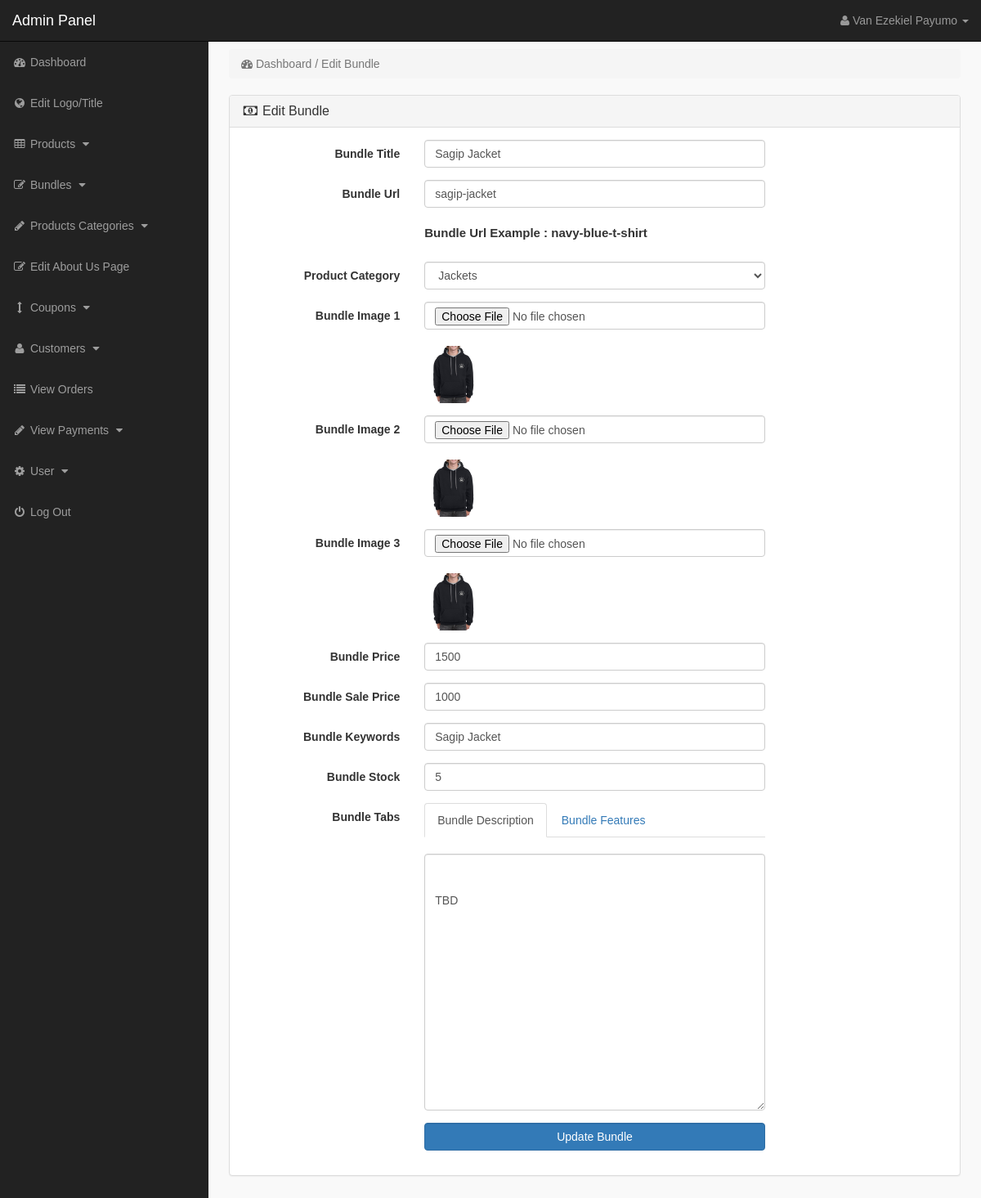
The app's page /admin_area/index.php?edit_bundle=1 (signed in) with its own data.
### tables this page shows
CREATE TABLE `products` (
  `product_id` int(10) NOT NULL,
  `p_cat_id` int(10) NOT NULL,
  `cat_id` int(10) NOT NULL,
  `manufacturer_id` int(10) NOT NULL,
  `date` timestamp NOT NULL DEFAULT current_timestamp() ON UPDATE current_timestamp(),
  `product_title` text NOT NULL,
  `product_url` text NOT NULL,
  `product_img1` text NOT NULL,
  `product_img2` text NOT NULL,
  `product_img3` text NOT NULL,
  `product_price` int(10) NOT NULL,
  `product_psp_price` int(100) NOT NULL,
  `product_desc` text NOT NULL,
  `product_features` text NOT NULL,
  `product_stock` int(11) NOT NULL,
  `product_keywords` text NOT NULL,
  `product_label` text NOT NULL,
  `status` varchar(255) NOT NULL
);

CREATE TABLE `product_categories` (
  `p_cat_id` int(10) NOT NULL,
  `p_cat_title` text NOT NULL,
  `p_cat_image` text NOT NULL
);

### admin_area/edit_bundle.php (the view, shortened to what this page needs)
<?php
if (!isset($_SESSION['admin_email'])) {
    echo "<script>window.open('login.php','_self')</script>";
} else {
    ?>
<?php
    if (isset($_GET['edit_bundle'])) {
        $edit_id = $_GET['edit_bundle'];
        $get_p = "select * from products where product_id='$edit_id'";
        $run_edit = mysqli_query($con, $get_p);
        $row_edit = mysqli_fetch_array($run_edit);
        $p_title = $row_edit['product_title'];
        $p_cat = $row_edit['p_cat_id'];
        $p_image1 = $row_edit['product_img1'];
        $p_image2 = $row_edit['product_img2'];
        $p_image3 = $row_edit['product_img3'];
        $p_price = $row_edit['product_price'];
        $p_desc = $row_edit['product_desc'];
        $p_keywords = $row_edit['product_keywords'];
        $psp_price = $row_edit['product_psp_price'];
        $p_url = $row_edit['product_url'];
        $p_stock = $row_edit['product_stock'];
        if ($p_stock < 0) {
            $p_stock = 0;
        } else { $p_stock = $p_stock;}
    }
    $get_p_cat = "select * from product_categories where p_cat_id='$p_cat'";
    $run_p_cat = mysqli_query($con, $get_p_cat);
    $row_p_cat = mysqli_fetch_array($run_p_cat);
    $p_cat_title = $row_p_cat['p_cat_title'];
    ?>
<!DOCTYPE html>
<html>
<head>
</head>
<body>
<div class="row">
<div class="col-lg-12">
<ol class="breadcrumb">
<li class="active">
<i class="fa fa-dashboard"> </i> Dashboard / Edit Bundle
</li>
</ol>
</div>
</div>
<div class="row">
<div class="col-lg-12">
<div class="panel panel-default">
<div class="panel-heading">
<h3 class="panel-title">
<i class="fa fa-money fa-fw"></i> Edit Bundle
</h3>
</div>
<div class="panel-body">
<form class="form-horizontal" method="post" enctype="multipart/form-data">
<div class="form-group" >
<label class="col-md-3 control-label" > Bundle Title </label>
<div class="col-md-6" >
<input type="text" name="product_title" class="form-control" required value="<?php echo $p_title; ?>">
</div>
</div>
<div class="form-group" >
<label class="col-md-3 control-label" > Bundle Url </label>
<div class="col-md-6" >
<input type="text" name="product_url" class="form-control" required value="<?php echo $p_url; ?>" >
<br>
<p style="font-size:15px; font-weight:bold;">
Bundle Url Example : navy-blue-t-shirt
</p>
</div>
</div>
<div class="form-group" >
<label class="col-md-3 control-label" > Product Category </label>
<div class="col-md-6" >
<select name="product_cat" class="form-control" >
<option value="<?php echo $p_cat; ?>" > <?php echo $p_cat_title; ?> </option>
</select>
</div>
</div>
<div class="form-group" >
<label class="col-md-3 control-label" > Bundle Image 1 </label>
<div class="col-md-6" >
<input type="file" name="product_img1" class="form-control" >
<br><img src="product_images/<?php echo $p_image1; ?>" width="70" height="70" >
</div>
</div>
<div class="form-group" >
<label class="col-md-3 control-label" > Bundle Image 2 </label>
<div class="col-md-6" >
<input type="file" name="product_img2" class="form-control" >
<br><img src="product_images/<?php echo $p_image2; ?>" width="70" height="70" >
</div>
</div>
<div class="form-group" >
<label class="col-md-3 control-label" > Bundle Image 3 </label>
<div class="col-md-6" >
<input type="file" name="product_img3" class="form-control" >
<br><img src="product_images/<?php echo $p_image3; ?>" width="70" height="70" >
</div>
</div>
<div class="form-group" >
<label class="col-md-3 control-label" > Bundle Price </label>
<div class="col-md-6" >
<input type="text" name="product_price" class="form-control" required value="<?php echo $p_price; ?>" >
</div>
</div>
<div class="form-group" >
<label class="col-md-3 control-label" > Bundle Sale Price </label>
<div class="col-md-6" >
<input type="text" name="psp_price" class="form-control" required value="<?php echo $psp_price; ?>">
</div>
</div>
<div class="form-group" >
<label class="col-md-3 control-label" > Bundle Keywords </label>
<div class="col-md-6" >
<input type="text" name="product_keywords" class="form-control" required value="<?php echo $p_keywords; ?>" >
</div>
</div>
<div class="form-group" >
<label class="col-md-3 control-label" > Bundle Stock </label>
<div class="col-md-6" >
<input type="text" name="product_stock" class="form-control" required value="<?php echo $p_stock; ?>"  >
</div>
</div>
<div class="form-group" >
<label class="col-md-3 control-label" > Bundle Tabs </label>
<div class="col-md-6" >
<ul class="nav nav-tabs">
<li class="active">
<a data-toggle="tab" href="#description"> Bundle Description </a>
</li>
<li>
<a data-toggle="tab" href="#features"> Bundle Features </a>
</li>
</ul>
<div class="tab-content">
<div id="description" class="tab-pane fade in active">
<br>
<textarea name="product_desc" class="form-control" rows="15" id="product_desc">
<?php echo $p_desc; ?>
</textarea>
</div>
</div>
</div>
</div>
<div class="form-group" >
<label class="col-md-3 control-label" ></label>
<div class="col-md-6" >
<input type="submit" name="update" value="Update Bundle" class="btn btn-primary form-control" >
</div>
</div>
</form>
</div>
</div>
</div>
</div>
</body>
</html>
<?php }?>

### admin_area/includes/sidebar.php (shortened to what this page needs)
<?php
if (!isset($_SESSION['admin_email'])) {
    echo "<script>window.open('login.php','_self')</script>";
} else {
    $admin_level = $_SESSION['admin_level'];
    if ($admin_level == 2) {
        $hideme = 'display:none;';
    } else {
        $hideme = '';
    }
    ?>
<nav class="navbar navbar-inverse navbar-fixed-top" >
<div class="navbar-header" >
<a class="navbar-brand" href="index.php?dashboard" >Admin Panel</a>
</div>
<ul class="nav navbar-right top-nav" >
<li class="dropdown" >
<a href="#" class="dropdown-toggle" data-toggle="dropdown" >
<i class="fa fa-user" ></i>
<?php echo $admin_name; ?> <b class="caret" ></b>
</a>
</li>
</ul>
<div class="collapse navbar-collapse navbar-ex1-collapse">
<ul class="nav navbar-nav side-nav">
<li>
<a href="index.php?dashboard">
<i class="fa fa-fw fa-dashboard"></i> Dashboard
</a>
</li>
<li>
<a style="<?php echo $hideme; ?>" href="index.php?edit_logo_title">
<i class="fa fa-fw fa-globe"></i> Edit Logo/Title
</a>
</li>
<li>
<a href="#" data-toggle="collapse" data-target="#products">
<i class="fa fa-fw fa-table"></i> Products
<i class="fa fa-fw fa-caret-down"></i>
</a>
</li>
<li>
<a href="#" data-toggle="collapse" data-target="#bundles">
<i class="fa fa-fw fa-edit"></i> Bundles
<i class="fa fa-fw fa-caret-down"></i>
</a>
</li>
<li>
<a href="#" data-toggle="collapse" data-target="#p_cat">
<i class="fa fa-fw fa-pencil"></i> Products Categories
<i class="fa fa-fw fa-caret-down"></i>
</a>
</li>
<li style="<?php echo $hideme; ?>">
<a href="index.php?edit_about_us">
<i class="fa fa-fw fa-edit"></i> Edit About Us Page
</a>
</li>
<li style="<?php echo $hideme; ?>">
<a href="#" data-toggle="collapse" data-target="#coupons">
<i class="fa fa-fw fa-arrows-v"></i> Coupons
<i class="fa fa-fw fa-caret-down"></i>
</a>
</li>
<li style="<?php echo $hideme; ?>">
<a href="#" data-toggle="collapse" data-target="#customer">
<i class="fa fa-fw fa-user"></i> Customers
<i class="fa fa-fw fa-caret-down"></i>
</a>
</li>
<li>
<a href="index.php?view_orders">
<i class="fa fa-fw fa-list"></i> View Orders
</a>
</li>
<li>
<a href="#" data-toggle="collapse" data-target="#pay">
<i class="fa fa-fw fa-pencil"></i> View Payments
<i class="fa fa-fw fa-caret-down"></i>
</a>
</li>
<li>
<a href="#" data-toggle="collapse" data-target="#users">
<i class="fa fa-fw fa-gear"></i> User
<i class="fa fa-fw fa-caret-down"></i>
</a>
</li>
<li>
<a href="logout.php">
<i class="fa fa-fw fa-power-off"></i> Log Out
</a>
</li>
</ul>
</div>
</nav>
<?php }?>

### admin_area/css/style.css (style rules this page uses)
* { font-family: "Montserrat", sans-serif }
body { margin-top: 100px; font-family: "Montserrat"; }
@media (min-width: 768px) { body { margin-top: 50px; } }
.top-nav { padding: 0 15px; }
.top-nav>li { display: inline-block; float: left; }
.top-nav>li>a { padding-top: 15px; padding-bottom: 15px; line-height: 20px; color: #999; }
@media (min-width: 768px) { .side-nav { position: fixed; top: 51px; width: 255px; border-radius: 0; overflow-y: auto; background-color: #222; bottom: 0; overflow-x: hidden; padding-bottom: 40px; } }
@media (min-width: 768px) { .side-nav>li>a { width: 255px; } }
.panel-body { border-radius: 5px; }

### records on screen
products: product_title "Sagip Jacket", product_url "sagip-jacket", product_img1 (picture), product_img2 (picture), product_img3 (picture), product_price "1500", psp_price "1000", product_keywords "Sagip Jacket", product_stock "5", product_desc "TBD"
product_categories: product_cat "Jackets"

### other values on screen
$admin_name "Van Ezekiel Payumo"
